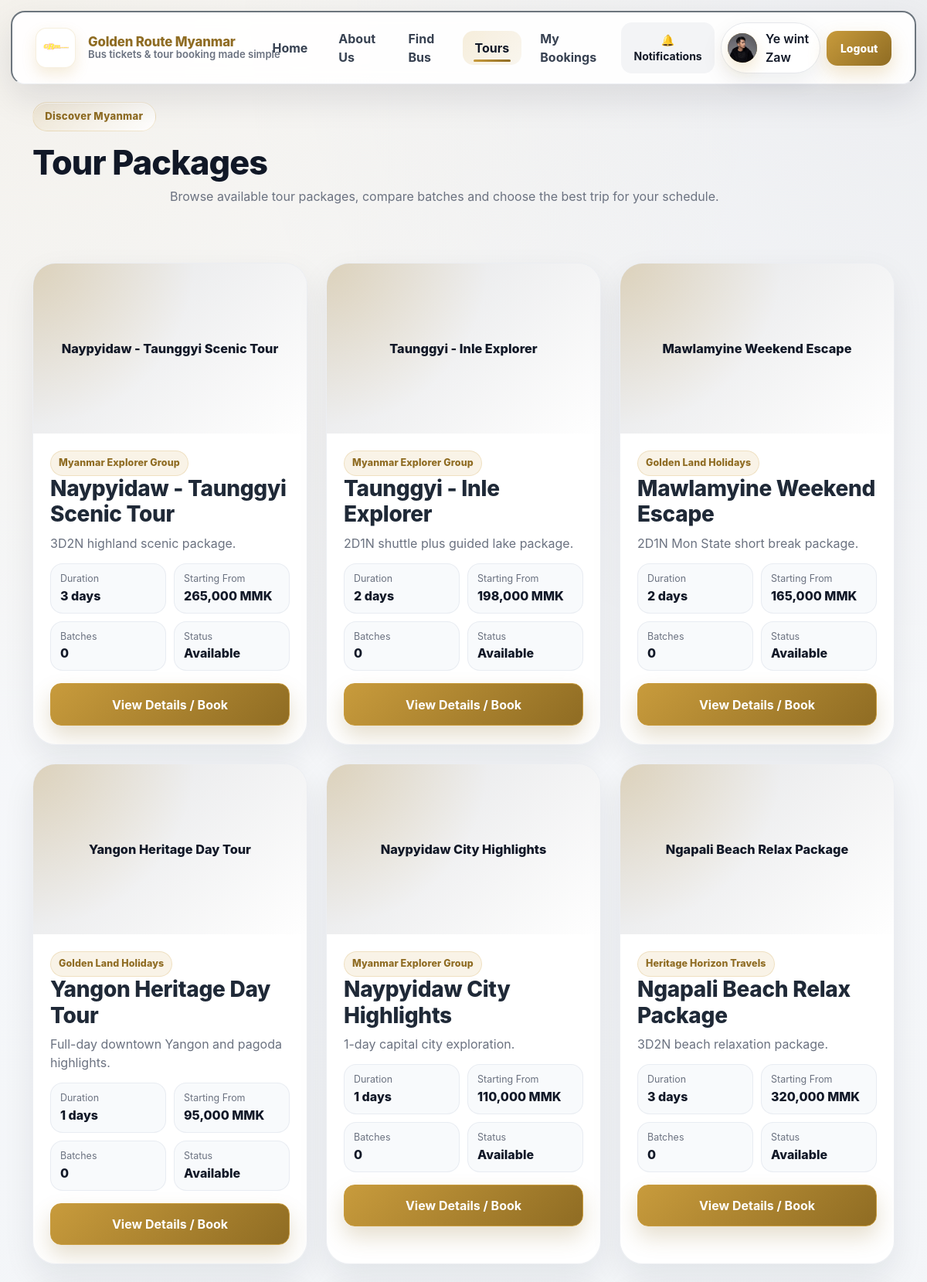
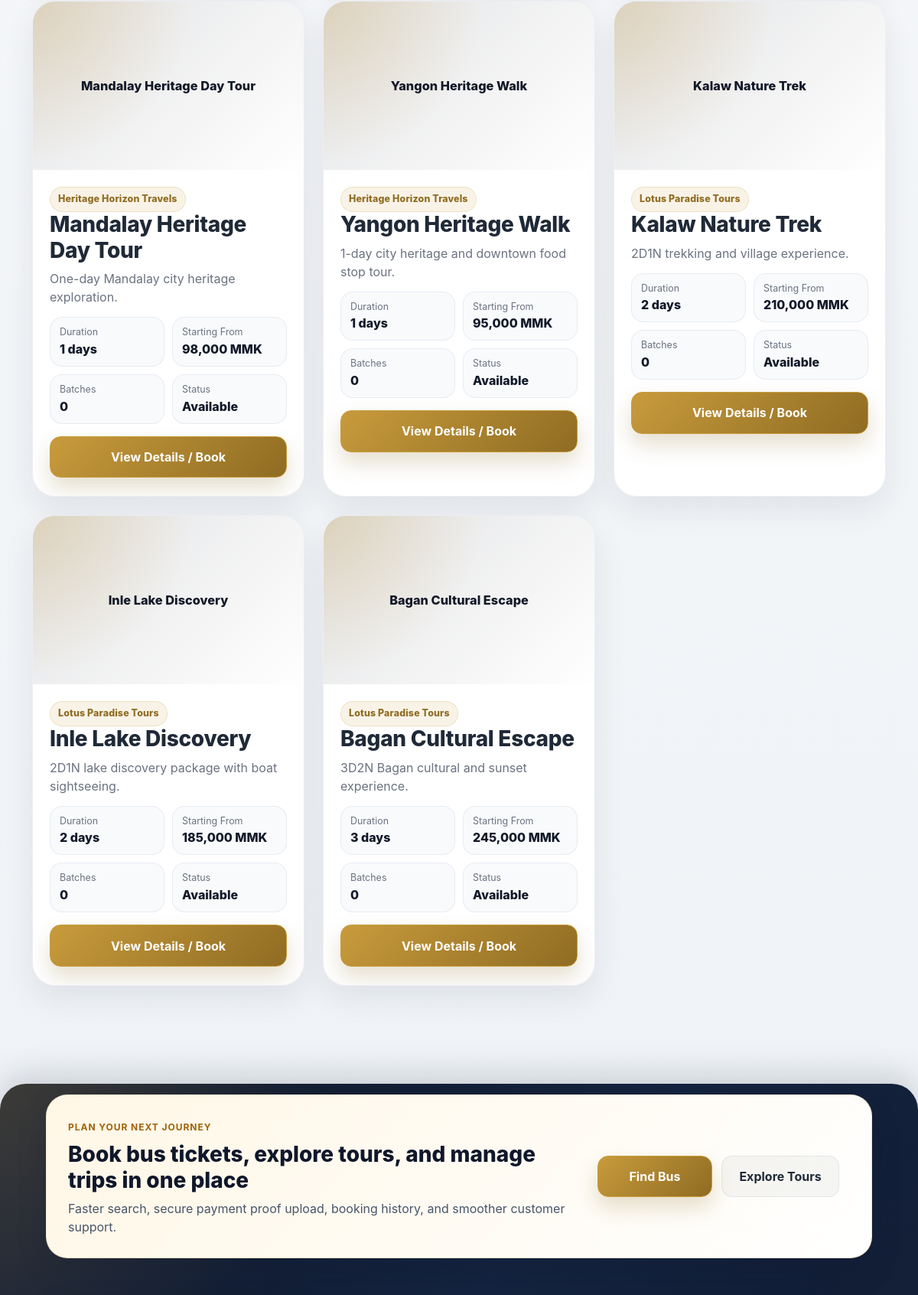
Screenshot of /tours.php (signed in, upper part) with the database file from the repository (2 pictures, top to bottom).
### tables this page shows
CREATE TABLE `tour_packages` (
  `id` bigint(20) UNSIGNED NOT NULL,
  `company_id` bigint(20) UNSIGNED NOT NULL,
  `title` varchar(180) NOT NULL,
  `description` text DEFAULT NULL,
  `price` decimal(12,2) NOT NULL DEFAULT 0.00,
  `duration_days` int(10) UNSIGNED NOT NULL DEFAULT 1,
  `hotel_info` text DEFAULT NULL,
  `transport_info` text DEFAULT NULL,
  `route_info` text DEFAULT NULL,
  `itinerary` longtext DEFAULT NULL,
  `included_services` longtext DEFAULT NULL,
  `excluded_services` longtext DEFAULT NULL,
  `cover_image` varchar(255) DEFAULT NULL,
  `status` enum('draft','active','inactive') NOT NULL DEFAULT 'draft',
  `created_at` timestamp NOT NULL DEFAULT current_timestamp(),
  `updated_at` timestamp NOT NULL DEFAULT current_timestamp() ON UPDATE current_timestamp()
);

CREATE TABLE `companies` (
  `id` bigint(20) UNSIGNED NOT NULL,
  `name` varchar(150) NOT NULL,
  `company_type` enum('bus_company','tour_operator','both') NOT NULL DEFAULT 'bus_company',
  `license` varchar(100) DEFAULT NULL,
  `phone` varchar(30) DEFAULT NULL,
  `email` varchar(150) DEFAULT NULL,
  `address` varchar(255) DEFAULT NULL,
  `description` text DEFAULT NULL,
  `logo` varchar(255) DEFAULT NULL,
  `status` enum('pending','approved','rejected','suspended') NOT NULL DEFAULT 'pending',
  `approved_at` datetime DEFAULT NULL,
  `created_at` timestamp NOT NULL DEFAULT current_timestamp(),
  `updated_at` timestamp NOT NULL DEFAULT current_timestamp() ON UPDATE current_timestamp()
);

### includes/tour_booking_helper.php (called while the page is built, shortened)
<?php
function tour_booking_table_column_exists(mysqli $conn, string $table, string $column): bool
{
    $sql = "
        SELECT 1
        FROM information_schema.COLUMNS
        WHERE TABLE_SCHEMA = DATABASE()
          AND TABLE_NAME = ?
          AND COLUMN_NAME = ?
        LIMIT 1
    ";
    $stmt = $conn->prepare($sql);
    $stmt->bind_param('ss', $table, $column);
    $stmt->execute();
    $result = $stmt->get_result();
    $exists = $result && $result->num_rows > 0;
    return $exists;
}
function tour_booking_get_batch_package_column(mysqli $conn): string
{
    if (tour_booking_table_column_exists($conn, 'tour_batches', 'tour_package_id')) {
        return 'tour_package_id';
    }
    return 'tour_package_id';
}
function fetch_public_tour_packages(mysqli $conn): array
{
    $packageColumn = tour_booking_get_batch_package_column($conn);
    $sql = "
        SELECT
            tp.*,
            c.name AS company_name,
            (
                SELECT COUNT(*)
                FROM tour_batches tb
                WHERE tb.{$packageColumn} = tp.id
                  AND tb.status IN ('open', 'full', 'active')
                  AND tb.end_date >= CURDATE()
            ) AS total_batches,
            (
                SELECT MIN(tb.price)
                FROM tour_batches tb
                WHERE tb.{$packageColumn} = tp.id
                  AND tb.status IN ('open', 'full', 'active')
                  AND tb.end_date >= CURDATE()
            ) AS min_batch_price
        FROM tour_packages tp
        INNER JOIN companies c ON c.id = tp.company_id
        WHERE tp.status = 'active'
          AND c.status = 'approved'
          AND c.company_type IN ('tour_operator', 'both')
        ORDER BY tp.id DESC
    ";
    $stmt = $conn->prepare($sql);
    $stmt->execute();
    $result = $stmt->get_result();
    $rows = [];
    while ($row = $result->fetch_assoc()) {
        $rows[] = $row;
    }
    return $rows;
}
?>

### includes/auth.php (called while the page is built, shortened)
<?php
function e($value)
{
    return htmlspecialchars((string)$value, ENT_QUOTES, 'UTF-8');
}

### tours.php (the view, shortened to what this page needs)
<?php
require_once __DIR__ . '/includes/auth.php';
require_once __DIR__ . '/includes/db.php';
require_once __DIR__ . '/includes/tour_booking_helper.php';
if (!function_exists('mbtb_excerpt')) {
    function mbtb_excerpt(string $text, int $limit = 120): string
    {
        $text = trim(strip_tags($text));
        if (function_exists('mb_strimwidth')) {
            return mb_strimwidth($text, 0, $limit, '...');
        }
        return strlen($text) > $limit ? substr($text, 0, $limit) . '...' : $text;
    }
}
$conn = getDBConnection();
$packages = [];
try {
    $packages = fetch_public_tour_packages($conn);
} catch (Throwable $e) {
    die('Tour load error: ' . $e->getMessage());
}
require_once __DIR__ . '/includes/header.php';
?>
<section class="page-hero page-hero-sm">
    <div class="container">
        <div class="page-hero-content">
            <span class="section-kicker">Discover Myanmar</span>
            <h1 class="page-title">Tour Packages</h1>
            <p class="page-subtitle">
                Browse available tour packages, compare batches and choose the best trip for your schedule.
            </p>
        </div>
    </div>
</section>
<div class="container py-5">
    <?php if (empty($packages)): ?>
        <div class="empty-state-card">
            <h3>No active tour packages yet</h3>
            <p>Please check again later after tour packages are published.</p>
        </div>
    <?php else: ?>
        <div class="row g-4">
            <?php foreach ($packages as $package): ?>
                <div class="col-md-6 col-xl-4">
                    <div class="tour-card h-100">
                        <div class="tour-card-media">
                            <?php if (!empty($package['cover_image'])): ?>
                                <img
                                    src="<?php echo BASE_URL . ltrim((string)$package['cover_image'], '/'); ?>"
                                    alt="<?php echo e($package['title']); ?>"
                                    class="tour-card-image"
                                >
                            <?php else: ?>
                                <div class="tour-card-image tour-card-placeholder">
                                    <span><?php echo e($package['title']); ?></span>
                                </div>
                            <?php endif; ?>
                        </div>
                        <div class="tour-card-body">
                            <div class="tour-card-top">
                                <span class="soft-badge"><?php echo e($package['company_name'] ?? 'Tour Company'); ?></span>
                                <h3 class="tour-card-title"><?php echo e($package['title'] ?? 'Untitled Package'); ?></h3>
                                <p class="tour-card-text">
                                    <?php echo e(mbtb_excerpt((string)($package['description'] ?? ''), 120)); ?>
                                </p>
                            </div>
                            <div class="tour-meta-grid">
                                <div class="tour-meta-item">
                                    <span class="meta-label">Duration</span>
                                    <strong><?php echo (int)($package['duration_days'] ?? 0); ?> days</strong>
                                </div>
                                <div class="tour-meta-item">
                                    <span class="meta-label">Starting From</span>
                                    <strong>
                                        <?php
                                        $displayPrice = isset($package['min_batch_price']) && $package['min_batch_price'] !== null
                                            ? (float)$package['min_batch_price']
                                            : (float)($package['price'] ?? 0);
                                        echo number_format($displayPrice, 0);
                                        ?> MMK
                                    </strong>
                                </div>
                                <div class="tour-meta-item">
                                    <span class="meta-label">Batches</span>
                                    <strong><?php echo (int)($package['total_batches'] ?? 0); ?></strong>
                                </div>
                                <div class="tour-meta-item">
                                    <span class="meta-label">Status</span>
                                    <strong>Available</strong>
                                </div>
                            </div>
                            <a href="<?php echo BASE_URL; ?>tour_package.php?package_id=<?php echo (int)($package['id'] ?? 0); ?>" class="btn btn-brand w-100 mt-3">
                                View Details / Book
                            </a>
                        </div>
                    </div>
                </div>
            <?php endforeach; ?>
        </div>
    <?php endif; ?>
</div>
<?php require_once __DIR__ . '/includes/footer.php'; ?>

### assets/css/style.css (style rules this page uses)
:root { --bg-main: #f4f5f7; --bg-soft: #eef1f4; --panel: rgba(255, 255, 255, 0.96); --panel-2: #ffffff; --panel-3: #f8fafc; --text-main: #1f2937; --text-soft: #6b7280; --text-fade: #94a3b8; --border-soft: rgba(148, 163, 184, 0.18); --gold-main: #c89b3c; --gold-dark: #8f6c23; --gold-light: #e7c977; --gold-soft: rgba(200, 155, 60, 0.10); --dark-1: #111827; --dark-2: #1f2937; --dark-3: #374151; --shadow-sm: 0 8px 24px rgba(15, 23, 42, 0.05); --shadow-md: 0 16px 40px rgba(15, 23, 42, 0.08); --shadow-lg: 0 24px 60px rgba(15, 23, 42, 0.12); --radius-sm: 14px; --radius-md: 18px; --radius-lg: 24px; --radius-xl: 30px; --transition: all 0.28s ease; }
* { box-sizing: border-box; }
html { scroll-behavior: smooth; }
body { margin: 0; background: radial-gradient(circle at top left, rgba(200, 155, 60, 0.08), transparent 24%), radial-gradient(circle at top right, rgba(17, 24, 39, 0.05), transparent 22%), linear-gradient(180deg, #f8f9fb 0%, #edf1f5 100%); color: var(--text-main); font-family: "Inter", "Segoe UI", Arial, sans-serif; min-height: 100vh; }
a { text-decoration: none; transition: var(--transition); }
.text-muted, .hero-text, .page-subtitle, .hero-note, .info-card p, .power-feature-card p, .footer-links a, .footer-links li { color: var(--text-soft) !important; }
.btn { border-radius: 14px; font-weight: 700; transition: var(--transition); box-shadow: none; }
.btn-brand { background: linear-gradient(135deg, var(--gold-main), var(--gold-dark)); border: 1px solid var(--gold-main); color: #fff; padding: 0.9rem 1.4rem; box-shadow: 0 14px 28px rgba(143, 108, 35, 0.22); }
.section-kicker { display: inline-flex; align-items: center; gap: 8px; padding: 0.5rem 0.95rem; border-radius: 999px; background: linear-gradient(135deg, rgba(200, 155, 60, 0.14), rgba(255, 255, 255, 0.9)); color: var(--gold-dark); border: 1px solid rgba(200, 155, 60, 0.20); font-size: 0.82rem; font-weight: 800; letter-spacing: 0.3px; margin-bottom: 1rem; box-shadow: inset 0 1px 0 rgba(255,255,255,0.7); }
.hero-title, .page-title { color: var(--dark-1); font-weight: 800; line-height: 1.12; }
.page-title { font-size: clamp(1.8rem, 4vw, 2.7rem); letter-spacing: -0.02em; }
.page-subtitle { max-width: 760px; font-size: 1rem; margin: 0 auto; }
:root { --bs-primary: var(--gold-main); --bs-primary-rgb: 200,155,60; --bs-link-color: var(--gold-dark); --bs-link-hover-color: var(--gold-main); --bs-border-radius: 14px; --bs-border-radius-sm: 12px; --bs-border-radius-lg: 18px; --bs-border-radius-xl: 24px; }
.page-hero { padding: 34px 0 12px; }
.page-hero-sm { padding: 20px 0 10px; }
.page-hero-content { margin-bottom: 16px; }
.tour-card { background: var(--panel); border: 1px solid var(--border-soft); border-radius: var(--radius-xl); overflow:hidden; box-shadow: var(--shadow-md); transition: var(--transition); }
.tour-card-media { height: 220px; position: relative; overflow:hidden; }
.tour-card-image { width:100%; height:100%; object-fit: cover; transform: scale(1.02); transition: transform 0.5s ease; }
.tour-card-placeholder { display:flex; align-items:center; justify-content:center; text-align:center; padding: 24px; background: radial-gradient(circle at top left, rgba(200,155,60,0.25), transparent 50%), linear-gradient(135deg, rgba(17,24,39,0.12), rgba(255,255,255,0.35)); color: var(--dark-1); font-weight: 850; }
.tour-card-body { padding: 22px 22px 24px; }
.tour-card-title { font-weight: 850; letter-spacing: -0.01em; margin: 0 0 8px; }
.tour-card-text { color: var(--text-soft); margin: 0; }
.tour-meta-grid { display:grid; grid-template-columns: repeat(2, minmax(0, 1fr)); gap: 10px; margin-top: 14px; }
.tour-meta-item { background: var(--panel-3); border: 1px solid rgba(148,163,184,0.16); border-radius: 16px; padding: 10px 12px; }
.tour-meta-item span { display:block; font-size: 0.78rem; color: var(--text-soft); }
.tour-meta-item strong { display:block; font-weight: 850; color: var(--dark-1); }
.soft-badge { display:inline-flex; align-items:center; padding: 6px 10px; border-radius: 999px; font-size: .78rem; font-weight: 800; letter-spacing: .01em; background: rgba(200,155,60,0.12); border: 1px solid rgba(200,155,60,0.22); color: var(--gold-dark); }
body { padding-top: 112px; }

### rows the page displays
tour_packages: title "Naypyidaw - Taunggyi Scenic Tour", company.name "Myanmar Explorer Group", description "3D2N highland scenic package.", duration_days "3", displayPrice "265,000", total_batches "0"
tour_packages: title "Taunggyi - Inle Explorer", company.name "Myanmar Explorer Group", description "2D1N shuttle plus guided lake package.", duration_days "2", displayPrice "198,000", total_batches "0"
tour_packages: title "Mawlamyine Weekend Escape", company.name "Golden Land Holidays", description "2D1N Mon State short break package.", duration_days "2", displayPrice "165,000", total_batches "0"
tour_packages: title "Yangon Heritage Day Tour", company.name "Golden Land Holidays", description "Full-day downtown Yangon and pagoda highlights.", duration_days "1", displayPrice "95,000", total_batches "0"
tour_packages: title "Naypyidaw City Highlights", company.name "Myanmar Explorer Group", description "1-day capital city exploration.", duration_days "1", displayPrice "110,000", total_batches "0"
tour_packages: title "Ngapali Beach Relax Package", company.name "Heritage Horizon Travels", description "3D2N beach relaxation package.", duration_days "3", displayPrice "320,000", total_batches "0"
tour_packages: title "Mandalay Heritage Day Tour", company.name "Heritage Horizon Travels", description "One-day Mandalay city heritage exploration.", duration_days "1", displayPrice "98,000", total_batches "0"
tour_packages: title "Yangon Heritage Walk", company.name "Heritage Horizon Travels", description "1-day city heritage and downtown food stop tour.", duration_days "1", displayPrice "95,000", total_batches "0"
tour_packages: title "Kalaw Nature Trek", company.name "Lotus Paradise Tours", description "2D1N trekking and village experience.", duration_days "2", displayPrice "210,000", total_batches "0"
tour_packages: title "Inle Lake Discovery", company.name "Lotus Paradise Tours", description "2D1N lake discovery package with boat sightseeing.", duration_days "2", displayPrice "185,000", total_batches "0"
tour_packages: title "Bagan Cultural Escape", company.name "Lotus Paradise Tours", description "3D2N Bagan cultural and sunset experience.", duration_days "3", displayPrice "245,000", total_batches "0"

### other values shown
$appTitle "Golden Route Myanmar"
$displayName "Ye wint Zaw"
